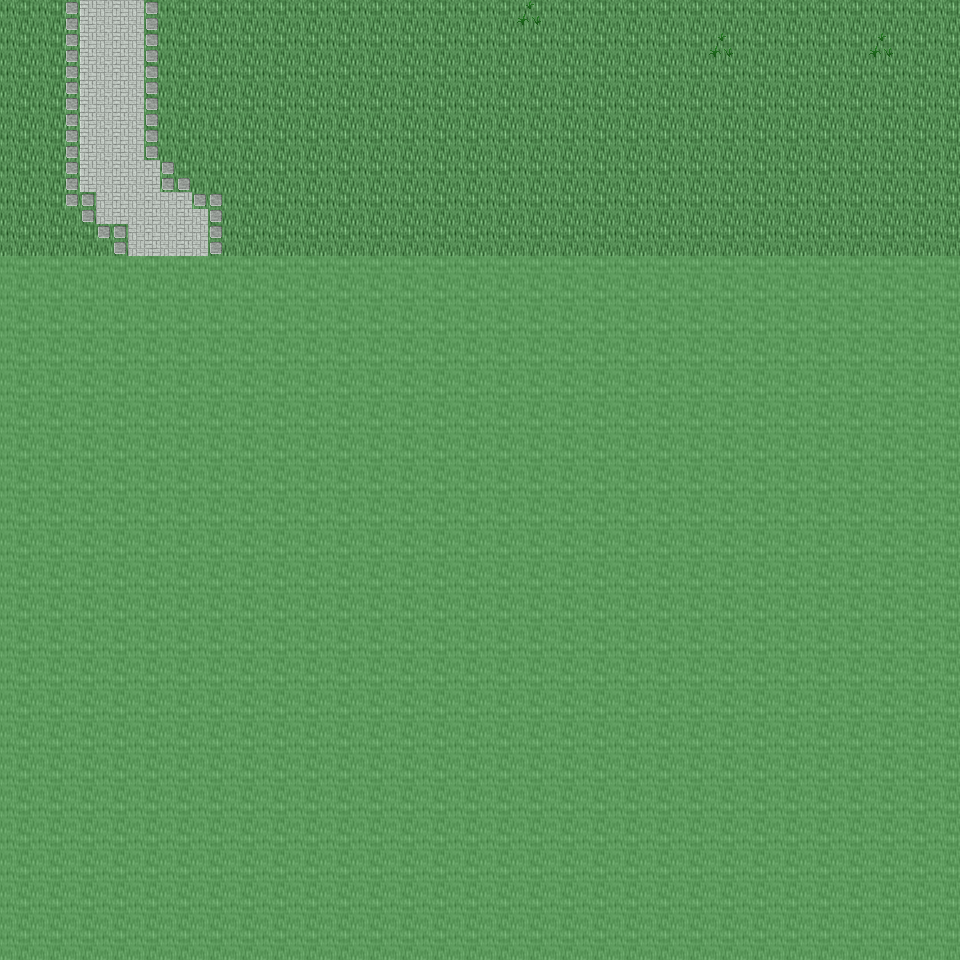

Below is a game level as drawn by its tile map, then a one-line description and the .tmx that defines it (tile-layer data replaced by summaries):
An orthogonal 30x30 tile map with 32x32 px tiles, 6 tile layers (Ground, Object, Object2, Above, ...), 26 tilesets and 3 objects (3x mapchange).

<map version="1.0" orientation="orthogonal" renderorder="right-down" width="30" height="30" tilewidth="32" tileheight="32" nextobjectid="4">
  <tileset firstgid="1" name="tileset_ground_ground" tilewidth="32" tileheight="32" tilecount="33" columns="3">
    <image source="../drawable/tileset_ground_ground.png" width="96" height="352" />
  </tileset>
  <tileset firstgid="34" name="tileset_ground_ice_ice" tilewidth="32" tileheight="32" tilecount="3" columns="3">
    <image source="../drawable/tileset_ground_ice_ice.png" width="96" height="32" />
  </tileset>
  <tileset firstgid="37" name="tileset_plant_grasses" tilewidth="32" tileheight="32" tilecount="6" columns="3">
    <image source="../drawable/tileset_plant_grasses.png" width="96" height="64" />
  </tileset>
  <tileset firstgid="43" name="tileset_plant_flower_daisy_white" tilewidth="32" tileheight="32" tilecount="8" columns="2">
    <image source="../drawable/tileset_plant_flower_daisy_white.png" width="64" height="128" />
  </tileset>
  <tileset firstgid="51" name="tileset_plant_flower_daisy_blue" tilewidth="32" tileheight="32" tilecount="8" columns="2">
    <image source="../drawable/tileset_plant_flower_daisy_blue.png" width="64" height="128" />
  </tileset>
  <tileset firstgid="59" name="tileset_ground_ridge_earth_dark" tilewidth="32" tileheight="32" tilecount="96" columns="12">
    <image source="../drawable/tileset_ground_ridge_earth_dark.png" width="384" height="256" />
  </tileset>
  <tileset firstgid="155" name="tileset_ground_rock_pebbles" tilewidth="32" tileheight="32" tilecount="3" columns="1">
    <image source="../drawable/tileset_ground_rock_pebbles.png" width="32" height="96" />
  </tileset>
  <tileset firstgid="158" name="tileset_ground_grass_edges" tilewidth="32" tileheight="32" tilecount="36" columns="12">
    <image source="../drawable/tileset_ground_grass_edges.png" width="384" height="96" />
  </tileset>
  <tileset firstgid="194" name="tileset_plant_bush_bushes" tilewidth="32" tileheight="32" tilecount="10" columns="5">
    <image source="../drawable/tileset_plant_bush_bushes.png" width="160" height="64" />
  </tileset>
  <tileset firstgid="204" name="tileset_plant_stump_stump_purple" tilewidth="32" tileheight="32" tilecount="4" columns="2">
    <image source="../drawable/tileset_plant_stump_stump_purple.png" width="64" height="64" />
  </tileset>
  <tileset firstgid="208" name="tileset_building_wall_stone" tilewidth="32" tileheight="32" tilecount="12" columns="3">
    <image source="../drawable/tileset_building_wall_stone.png" width="96" height="128" />
  </tileset>
  <tileset firstgid="220" name="tileset_ground_ridge_ice_2" tilewidth="32" tileheight="32" tilecount="42" columns="7">
    <image source="../drawable/tileset_ground_ridge_ice_2.png" width="224" height="192" />
  </tileset>
  <tileset firstgid="262" name="tileset_plant_tree_tree_green" tilewidth="32" tileheight="32" tilecount="88" columns="8">
    <image source="../drawable/tileset_plant_tree_tree_green.png" width="256" height="352" />
  </tileset>
  <tileset firstgid="350" name="tileset_building_window_window_long" tilewidth="32" tileheight="32" tilecount="3" columns="3">
    <image source="../drawable/tileset_building_window_window_long.png" width="96" height="32" />
  </tileset>
  <tileset firstgid="353" name="tileset_building_window_window_right" tilewidth="32" tileheight="32" tilecount="2" columns="2">
    <image source="../drawable/tileset_building_window_window_right.png" width="64" height="32" />
  </tileset>
  <tileset firstgid="355" name="tileset_building_door_door_n" tilewidth="32" tileheight="32" tilecount="6" columns="3">
    <image source="../drawable/tileset_building_door_door_n.png" width="96" height="64" />
  </tileset>
  <tileset firstgid="361" name="tileset_building_door_closed_with_key" tilewidth="32" tileheight="32" tilecount="1" columns="1">
    <image source="../drawable/tileset_building_door_closed_with_key.png" width="32" height="32" />
  </tileset>
  <tileset firstgid="362" name="tileset_ground_ladder_horizontal_dark" tilewidth="32" tileheight="32" tilecount="3" columns="1">
    <image source="../drawable/tileset_ground_ladder_horizontal_dark.png" width="32" height="96" />
  </tileset>
  <tileset firstgid="365" name="tileset_ground_ladder_vertical_dark" tilewidth="32" tileheight="32" tilecount="3" columns="3">
    <image source="../drawable/tileset_ground_ladder_vertical_dark.png" width="96" height="32" />
  </tileset>
  <tileset firstgid="368" name="tileset_building_roof_yellow" tilewidth="32" tileheight="32" tilecount="20" columns="5">
    <image source="../drawable/tileset_building_roof_yellow.png" width="160" height="128" />
  </tileset>
  <tileset firstgid="388" name="tileset_logic_creature_gnome" tilewidth="32" tileheight="32" tilecount="6" columns="6">
    <image source="../drawable/tileset_logic_creature_gnome.png" width="192" height="32" />
  </tileset>
  <tileset firstgid="394" name="tileset_logic_collision" tilewidth="32" tileheight="32" tilecount="1" columns="1">
    <image source="../drawable/tileset_logic_collision.png" width="32" height="32" />
  </tileset>
  <tileset firstgid="395" name="tileset_item_blood_nsew_stains" tilewidth="32" tileheight="32" tilecount="4" columns="2">
    <image source="../drawable/tileset_item_blood_nsew_stains.png" width="64" height="64" />
  </tileset>
  <tileset firstgid="399" name="tileset_item_blood_floor_stain" tilewidth="32" tileheight="32" tilecount="1" columns="1">
    <image source="../drawable/tileset_item_blood_floor_stain.png" width="32" height="32" />
  </tileset>
  <tileset firstgid="400" name="tileset_ground_blue_paving" tilewidth="32" tileheight="32" tilecount="2" columns="1">
    <image source="../drawable/tileset_ground_blue_paving.png" width="32" height="64" />
  </tileset>
  <tileset firstgid="402" name="tileset_ground_green_paving" tilewidth="32" tileheight="32" tilecount="18" columns="3">
    <image source="../drawable/tileset_ground_green_paving.png" width="96" height="192" />
  </tileset>
  <layer name="Ground" width="30" height="30">
    <data>[900 cells, 240 non-empty, 2 distinct tile ids]</data>
  </layer>
  <layer name="Object" width="30" height="30">
    <data>[900 cells, 19 non-empty, 6 distinct tile ids]</data>
  </layer>
  <layer name="Object2" width="30" height="30">
    <data>[900 cells, 0 non-empty, 0 distinct tile ids]</data>
  </layer>
  <layer name="Above" width="30" height="30">
    <data>[900 cells, 0 non-empty, 0 distinct tile ids]</data>
  </layer>
  <layer name="Above2" width="30" height="30">
    <data>[900 cells, 0 non-empty, 0 distinct tile ids]</data>
  </layer>
  <layer name="Walkable" width="30" height="30">
    <data>[900 cells, 660 non-empty, 1 distinct tile ids]</data>
  </layer>
  <objectgroup name="MapEvents">
    <object id="1" name="north" type="mapchange" x="0" y="0" width="960" height="32">
      <properties>
        <property name="map" value="0_ados_mountain_n2_w2_x1_y3" />
        <property name="place" value="south" />
      </properties>
    </object>
    <object id="2" name="west" type="mapchange" x="0" y="0" width="32" height="256">
      <properties>
        <property name="map" value="0_ados_mountain_n2_w2_x0_y4" />
        <property name="place" value="east" />
      </properties>
    </object>
    <object id="3" name="east" type="mapchange" x="928" y="0" width="32" height="256">
      <properties>
        <property name="map" value="0_ados_mountain_n2_w2_x2_y4" />
        <property name="place" value="west" />
      </properties>
    </object>
  </objectgroup>
</map>
